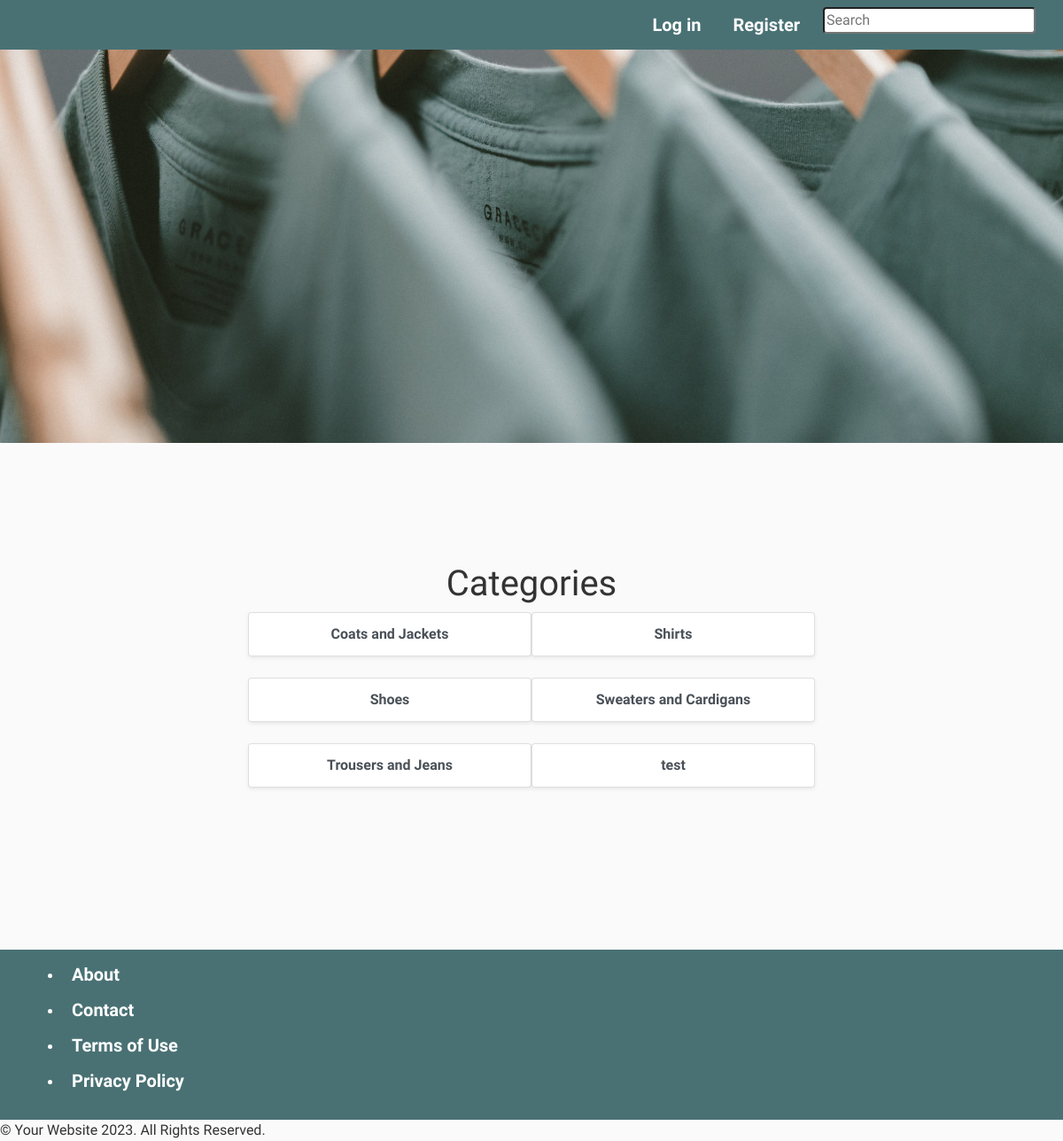
/main/categories/, run on the app's committed database.
### main/models.py (models this page shows, shortened)
class Category(models.Model):
    name = models.CharField('Category name', max_length=200, help_text='Enter category')
    description = models.TextField('Description', max_length=2000, default='')
    class Meta:
        verbose_name_plural = 'categories'
        ordering = ('name',)

### main/views.py (the view)
# urls.py: path('categories/', views.category_list, name='category_list'),
def category_list(request):
    categories = Category.objects.all()
    context = {'categories': categories}
    return render(request, 'category_list.html', context)

### main/templates/category_list.html
{% extends 'base.html' %}
{% load static %}
{% block content %}
<div class="container_category">
    <div class="home_div">
        <h1>Categories</h1>
        <div class="row">
                {% for category in categories %}
                <div class="card mb-4 shadow-sm" style="width: 20rem">
                    <div class="card-block">
                        <ul class="list-group list-group-flush" id="category_list">
                            <li><a class="list-group-item list-group-item-action" href="{% url 'category_detail' category_id=category.id %}">{{ category.name }}</a></li>
                        </ul>
                    </div>
                </div>
                {% endfor %}
        </div>
    </div>
</div>
{% endblock %}

### main/static/css/style.css (style rules this page uses)
body { background: #fafafa; color: #333333; margin-top: 5rem; box-sizing: border-box; max-width: 100%; max-height: 100%; margin: 0; font-family: 'Raleway', sans-serif; }
.row { display: flex; align-items: center; justify-content: center; }
.home_div ul { padding: 0; }
.home_div { display: flex; justify-content: center; align-items: center; flex-direction: column; max-width: 800px; width: 100%; margin: 0 !important; }
.container_category { display: flex; justify-content: center; align-items: center; height: 500px; min-height: 100% ; width:100%; margin: 0; }
.card { display: flex; align-items: center; }
#category_list { list-style-type: none; font-weight:900; }

### data on the page
Category: name "Coats and Jackets"
Category: name "Shirts"
Category: name "Shoes"
Category: name "Sweaters and Cardigans"
Category: name "Trousers and Jeans"
Category: name "test"
